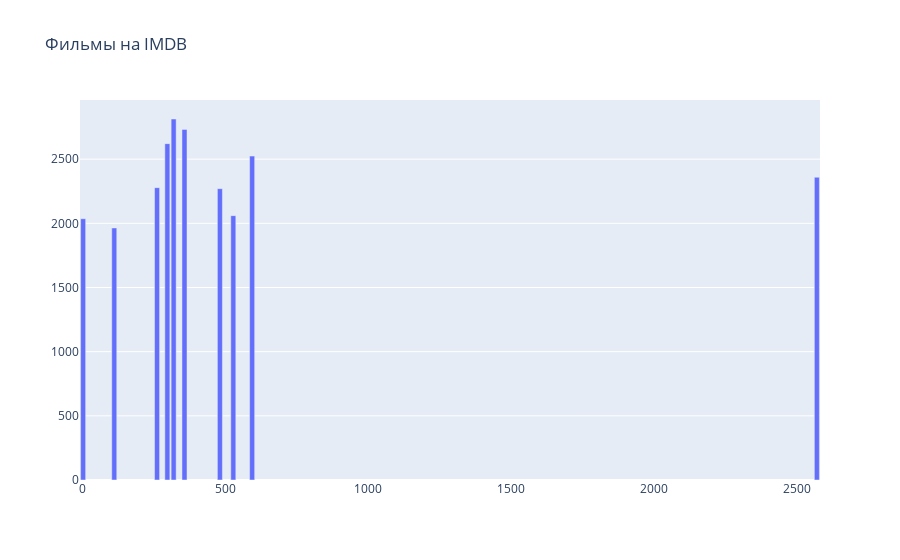

Write notebook code for a chart like this one.
### Code cell
ratings_agg_sorted = ratings_agg.sort_values(by='user_count', ascending=False).head(10)

trace = go.Bar(
    x = ratings_agg_sorted.movieid,
    y = ratings_agg_sorted.user_count
)
layout = go.Layout(
    title='Фильмы на IMDB',
)

fig = go.Figure(data = [trace], layout = layout)
iplot(fig)

### Figure 1 — Plotly figure (JSON) as saved in the notebook; plotly's stock layout.template omitted (floating-point values rounded to 4 significant figures)
{"data": [{"type": "bar", "x": [318, 356, 296, 593, 2571, 260, 480, 527, 1, 110], "y": [2813, 2732, 2621, 2524, 2359, 2278, 2270, 2060, 2036, 1964]}], "layout": {"title": {"text": "Фильмы на IMDB"}}}
